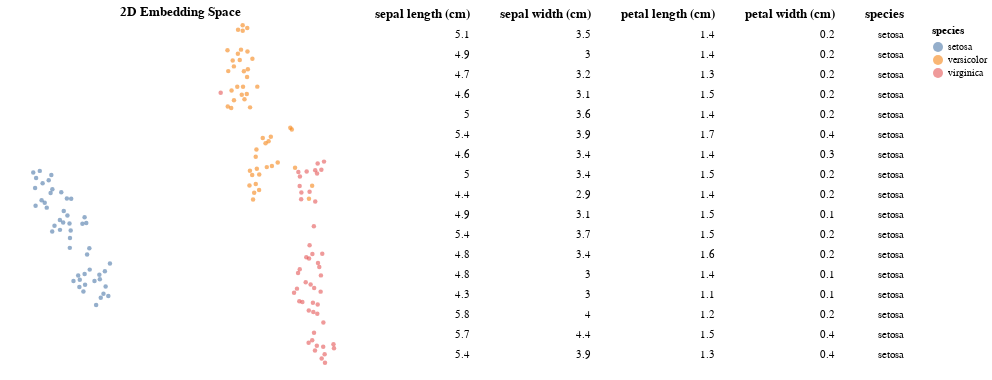

Notebook cell for this chart:
### Markdown cell above
## Explore 2D representation

### Code cell
# Explore the embedding with huddles
huddles.embedding_exploration_plot(embeddings, full_dataset, hue="species")

### Figure 1 — Vega-Lite specification as saved in the notebook (floating-point values rounded to 4 significant figures; data arrays with more than 128 entries replaced by an {"elided": "..."} marker saying what was removed)
{"config": {"view": {"continuousWidth": 300, "continuousHeight": 300, "strokeWidth": 0}, "axis": {"grid": false}}, "hconcat": [{"mark": {"type": "circle", "opacity": 0.6, "size": 20}, "encoding": {"color": {"field": "species", "type": "nominal"}, "tooltip": [{"field": "sepal length (cm)", "type": "quantitative"}, {"field": "sepal width (cm)", "type": "quantitative"}, {"field": "petal length (cm)", "type": "quantitative"}, {"field": "petal width (cm)", "type": "quantitative"}, {"field": "species", "type": "nominal"}], "x": {"axis": null, "field": "x1", "scale": {"zero": false}, "type": "quantitative"}, "y": {"axis": null, "field": "x2", "scale": {"zero": false}, "type": "quantitative"}}, "height": 350, "name": "view_1", "title": "2D Embedding Space", "width": 350}, {"hconcat": [{"mark": {"type": "text", "align": "right"}, "encoding": {"text": {"field": "sepal length (cm)", "type": "quantitative"}, "y": {"axis": null, "field": "row_number", "type": "ordinal"}}, "title": {"text": "sepal length (cm)", "align": "right"}, "transform": [{"filter": {"param": "param_1"}}, {"window": [{"op": "row_number", "field": "", "as": "row_number"}]}, {"window": [{"op": "rank", "field": "row_number", "as": "rank"}]}, {"filter": "(datum.rank < 18)"}]}, {"mark": {"type": "text", "align": "right"}, "encoding": {"text": {"field": "sepal width (cm)", "type": "quantitative"}, "y": {"axis": null, "field": "row_number", "type": "ordinal"}}, "title": {"text": "sepal width (cm)", "align": "right"}, "transform": [{"filter": {"param": "param_1"}}, {"window": [{"op": "row_number", "field": "", "as": "row_number"}]}, {"window": [{"op": "rank", "field": "row_number", "as": "rank"}]}, {"filter": "(datum.rank < 18)"}]}, {"mark": {"type": "text", "align": "right"}, "encoding": {"text": {"field": "petal length (cm)", "type": "quantitative"}, "y": {"axis": null, "field": "row_number", "type": "ordinal"}}, "title": {"text": "petal length (cm)", "align": "right"}, "transform": [{"filter": {"param": "param_1"}}, {"window": [{"op": "row_number", "field": "", "as": "row_number"}]}, {"window": [{"op": "rank", "field": "row_number", "as": "rank"}]}, {"filter": "(datum.rank < 18)"}]}, {"mark": {"type": "text", "align": "right"}, "encoding": {"text": {"field": "petal width (cm)", "type": "quantitative"}, "y": {"axis": null, "field": "row_number", "type": "ordinal"}}, "title": {"text": "petal width (cm)", "align": "right"}, "transform": [{"filter": {"param": "param_1"}}, {"window": [{"op": "row_number", "field": "", "as": "row_number"}]}, {"window": [{"op": "rank", "field": "row_number", "as": "rank"}]}, {"filter": "(datum.rank < 18)"}]}, {"mark": {"type": "text", "align": "right"}, "encoding": {"text": {"field": "species", "type": "nominal"}, "y": {"axis": null, "field": "row_number", "type": "ordinal"}}, "title": {"text": "species", "align": "right"}, "transform": [{"filter": {"param": "param_1"}}, {"window": [{"op": "row_number", "field": "", "as": "row_number"}]}, {"window": [{"op": "rank", "field": "row_number", "as": "rank"}]}, {"filter": "(datum.rank < 18)"}]}]}], "data": {"name": "data-06c0b45633696afe84f3cf3cdeae403a"}, "params": [{"name": "param_1", "select": {"type": "interval"}, "views": ["view_1"]}], "$schema": "https://vega.github.io/schema/vega-lite/v5.16.3.json", "datasets": {"data-06c0b45633696afe84f3cf3cdeae403a": {"elided": "150 records"}}}
